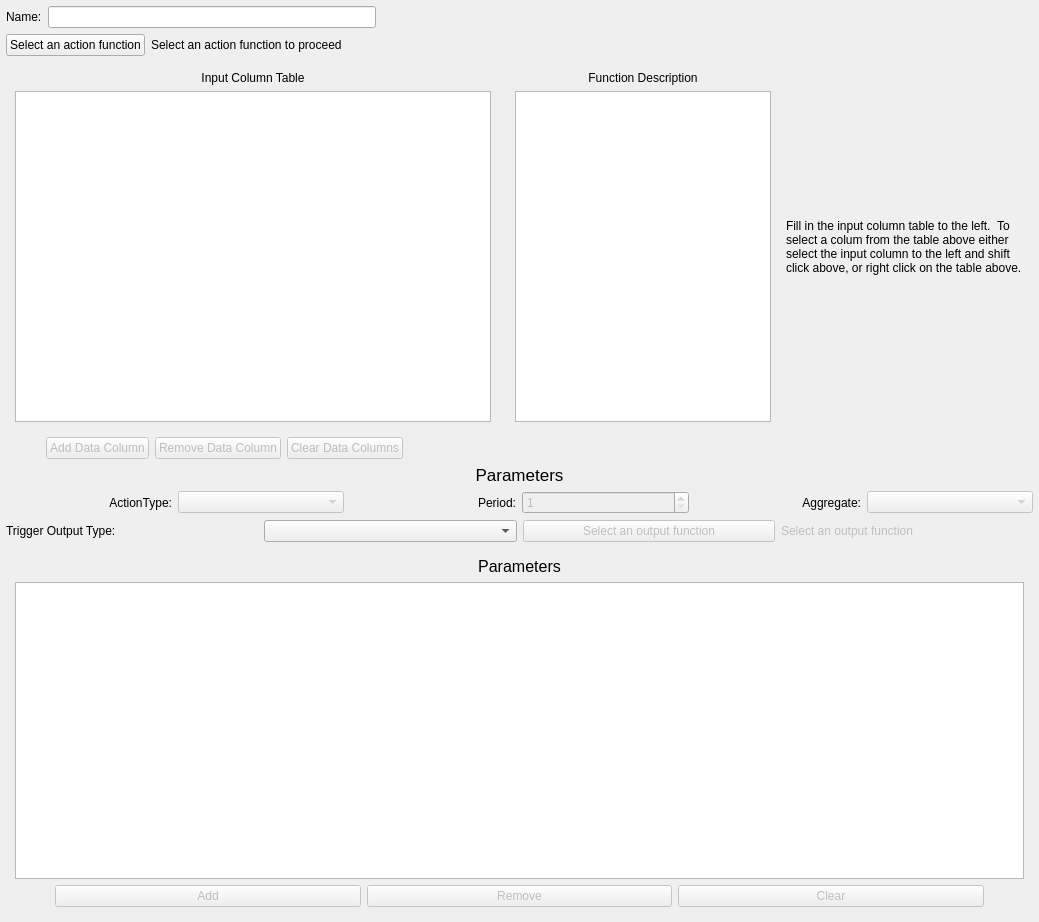
<?xml version="1.0" encoding="UTF-8"?>
<ui version="4.0">
 <class>ActionCreator</class>
 <widget class="QWidget" name="ActionCreator">
  <property name="geometry">
   <rect>
    <x>0</x>
    <y>0</y>
    <width>1039</width>
    <height>922</height>
   </rect>
  </property>
  <property name="sizePolicy">
   <sizepolicy hsizetype="Preferred" vsizetype="Preferred">
    <horstretch>0</horstretch>
    <verstretch>1</verstretch>
   </sizepolicy>
  </property>
  <property name="windowTitle">
   <string>actionCreator</string>
  </property>
  <layout class="QVBoxLayout" name="verticalLayout">
   <property name="leftMargin">
    <number>6</number>
   </property>
   <property name="topMargin">
    <number>6</number>
   </property>
   <property name="rightMargin">
    <number>6</number>
   </property>
   <property name="bottomMargin">
    <number>6</number>
   </property>
   <item>
    <widget class="QWidget" name="actionNameWidget" native="true">
     <property name="sizePolicy">
      <sizepolicy hsizetype="Preferred" vsizetype="Preferred">
       <horstretch>0</horstretch>
       <verstretch>0</verstretch>
      </sizepolicy>
     </property>
     <layout class="QHBoxLayout" name="horizontalLayout">
      <property name="leftMargin">
       <number>0</number>
      </property>
      <property name="topMargin">
       <number>0</number>
      </property>
      <property name="rightMargin">
       <number>0</number>
      </property>
      <property name="bottomMargin">
       <number>0</number>
      </property>
      <item>
       <widget class="QLabel" name="actionNameLabel">
        <property name="text">
         <string>Name:</string>
        </property>
       </widget>
      </item>
      <item>
       <widget class="QLineEdit" name="actionNameLineEdit"/>
      </item>
      <item>
       <spacer name="horizontalSpacer_4">
        <property name="orientation">
         <enum>Qt::Horizontal</enum>
        </property>
        <property name="sizeHint" stdset="0">
         <size>
          <width>40</width>
          <height>20</height>
         </size>
        </property>
       </spacer>
      </item>
      <item>
       <spacer name="actionNameSpacer">
        <property name="orientation">
         <enum>Qt::Horizontal</enum>
        </property>
        <property name="sizeType">
         <enum>QSizePolicy::Expanding</enum>
        </property>
        <property name="sizeHint" stdset="0">
         <size>
          <width>40</width>
          <height>20</height>
         </size>
        </property>
       </spacer>
      </item>
     </layout>
    </widget>
   </item>
   <item>
    <widget class="QWidget" name="selectActionWidget" native="true">
     <layout class="QHBoxLayout" name="horizontalLayout_2">
      <property name="leftMargin">
       <number>0</number>
      </property>
      <property name="topMargin">
       <number>0</number>
      </property>
      <property name="rightMargin">
       <number>0</number>
      </property>
      <property name="bottomMargin">
       <number>0</number>
      </property>
      <item>
       <widget class="QPushButton" name="selectFuncButton">
        <property name="text">
         <string>Select an action function</string>
        </property>
       </widget>
      </item>
      <item>
       <widget class="QLabel" name="actionFuncLabel">
        <property name="text">
         <string>Select an action function to proceed</string>
        </property>
       </widget>
      </item>
      <item>
       <spacer name="horizontalSpacer">
        <property name="orientation">
         <enum>Qt::Horizontal</enum>
        </property>
        <property name="sizeHint" stdset="0">
         <size>
          <width>40</width>
          <height>20</height>
         </size>
        </property>
       </spacer>
      </item>
     </layout>
    </widget>
   </item>
   <item>
    <widget class="QWidget" name="inputColumnWidget" native="true">
     <property name="sizePolicy">
      <sizepolicy hsizetype="MinimumExpanding" vsizetype="MinimumExpanding">
       <horstretch>0</horstretch>
       <verstretch>0</verstretch>
      </sizepolicy>
     </property>
     <layout class="QHBoxLayout" name="horizontalLayout_3">
      <property name="leftMargin">
       <number>0</number>
      </property>
      <property name="topMargin">
       <number>0</number>
      </property>
      <property name="rightMargin">
       <number>0</number>
      </property>
      <property name="bottomMargin">
       <number>0</number>
      </property>
      <item>
       <widget class="QWidget" name="widget_2" native="true">
        <property name="sizePolicy">
         <sizepolicy hsizetype="Expanding" vsizetype="Expanding">
          <horstretch>2</horstretch>
          <verstretch>0</verstretch>
         </sizepolicy>
        </property>
        <layout class="QVBoxLayout" name="verticalLayout_2">
         <item>
          <widget class="QLabel" name="label_3">
           <property name="text">
            <string>Input Column Table</string>
           </property>
           <property name="alignment">
            <set>Qt::AlignCenter</set>
           </property>
          </widget>
         </item>
         <item>
          <widget class="QTableView" name="dataSetView">
           <property name="toolTip">
            <string/>
           </property>
           <property name="toolTipDuration">
            <number>-1</number>
           </property>
           <property name="dragEnabled">
            <bool>true</bool>
           </property>
           <property name="dragDropMode">
            <enum>QAbstractItemView::DragDrop</enum>
           </property>
           <property name="defaultDropAction">
            <enum>Qt::MoveAction</enum>
           </property>
           <property name="selectionMode">
            <enum>QAbstractItemView::SingleSelection</enum>
           </property>
           <property name="selectionBehavior">
            <enum>QAbstractItemView::SelectItems</enum>
           </property>
           <attribute name="horizontalHeaderVisible">
            <bool>false</bool>
           </attribute>
           <attribute name="verticalHeaderCascadingSectionResizes">
            <bool>false</bool>
           </attribute>
          </widget>
         </item>
        </layout>
       </widget>
      </item>
      <item>
       <widget class="QWidget" name="widget_4" native="true">
        <layout class="QVBoxLayout" name="verticalLayout_5">
         <item>
          <widget class="QLabel" name="label_9">
           <property name="text">
            <string>Function Description</string>
           </property>
           <property name="alignment">
            <set>Qt::AlignCenter</set>
           </property>
          </widget>
         </item>
         <item>
          <widget class="QTextEdit" name="functionDescription">
           <property name="textInteractionFlags">
            <set>Qt::NoTextInteraction</set>
           </property>
          </widget>
         </item>
        </layout>
       </widget>
      </item>
      <item>
       <widget class="QLabel" name="label_2">
        <property name="sizePolicy">
         <sizepolicy hsizetype="Preferred" vsizetype="Preferred">
          <horstretch>1</horstretch>
          <verstretch>0</verstretch>
         </sizepolicy>
        </property>
        <property name="text">
         <string>Fill in the input column table to the left.  To select a colum from the table above either select the input column to the left and shift click above, or right click on the table above. </string>
        </property>
        <property name="scaledContents">
         <bool>false</bool>
        </property>
        <property name="wordWrap">
         <bool>true</bool>
        </property>
       </widget>
      </item>
     </layout>
    </widget>
   </item>
   <item>
    <widget class="QWidget" name="widget_7" native="true">
     <layout class="QHBoxLayout" name="horizontalLayout_4">
      <property name="leftMargin">
       <number>0</number>
      </property>
      <property name="topMargin">
       <number>0</number>
      </property>
      <property name="rightMargin">
       <number>0</number>
      </property>
      <property name="bottomMargin">
       <number>0</number>
      </property>
      <item>
       <spacer name="horizontalSpacer_6">
        <property name="orientation">
         <enum>Qt::Horizontal</enum>
        </property>
        <property name="sizeType">
         <enum>QSizePolicy::Minimum</enum>
        </property>
        <property name="sizeHint" stdset="0">
         <size>
          <width>40</width>
          <height>20</height>
         </size>
        </property>
       </spacer>
      </item>
      <item>
       <widget class="QPushButton" name="addColButton">
        <property name="enabled">
         <bool>false</bool>
        </property>
        <property name="sizePolicy">
         <sizepolicy hsizetype="Fixed" vsizetype="Fixed">
          <horstretch>0</horstretch>
          <verstretch>0</verstretch>
         </sizepolicy>
        </property>
        <property name="text">
         <string>Add Data Column</string>
        </property>
       </widget>
      </item>
      <item>
       <widget class="QPushButton" name="removeColButton">
        <property name="enabled">
         <bool>false</bool>
        </property>
        <property name="text">
         <string>Remove Data Column</string>
        </property>
       </widget>
      </item>
      <item>
       <widget class="QPushButton" name="clearColButton">
        <property name="enabled">
         <bool>false</bool>
        </property>
        <property name="sizePolicy">
         <sizepolicy hsizetype="Fixed" vsizetype="Fixed">
          <horstretch>0</horstretch>
          <verstretch>0</verstretch>
         </sizepolicy>
        </property>
        <property name="text">
         <string>Clear Data Columns</string>
        </property>
       </widget>
      </item>
      <item>
       <spacer name="horizontalSpacer_5">
        <property name="orientation">
         <enum>Qt::Horizontal</enum>
        </property>
        <property name="sizeHint" stdset="0">
         <size>
          <width>40</width>
          <height>20</height>
         </size>
        </property>
       </spacer>
      </item>
     </layout>
    </widget>
   </item>
   <item>
    <widget class="QLabel" name="label_4">
     <property name="font">
      <font>
       <pointsize>13</pointsize>
       <weight>50</weight>
       <bold>false</bold>
      </font>
     </property>
     <property name="text">
      <string>Parameters</string>
     </property>
     <property name="alignment">
      <set>Qt::AlignCenter</set>
     </property>
    </widget>
   </item>
   <item>
    <widget class="QWidget" name="actionTypeWidget" native="true">
     <layout class="QHBoxLayout" name="horizontalLayout_5">
      <property name="leftMargin">
       <number>0</number>
      </property>
      <property name="topMargin">
       <number>0</number>
      </property>
      <property name="rightMargin">
       <number>0</number>
      </property>
      <property name="bottomMargin">
       <number>0</number>
      </property>
      <item>
       <widget class="QLabel" name="actionTypeLabel">
        <property name="toolTip">
         <string/>
        </property>
        <property name="text">
         <string>ActionType:</string>
        </property>
        <property name="alignment">
         <set>Qt::AlignRight|Qt::AlignTrailing|Qt::AlignVCenter</set>
        </property>
       </widget>
      </item>
      <item>
       <widget class="EnumComboBox" name="actionTypeComboBox">
        <property name="enabled">
         <bool>false</bool>
        </property>
        <property name="currentText">
         <string/>
        </property>
        <property name="currentIndex">
         <number>-1</number>
        </property>
        <property name="placeholderText">
         <string/>
        </property>
       </widget>
      </item>
      <item>
       <widget class="QLabel" name="label_6">
        <property name="text">
         <string>Period:</string>
        </property>
        <property name="alignment">
         <set>Qt::AlignRight|Qt::AlignTrailing|Qt::AlignVCenter</set>
        </property>
       </widget>
      </item>
      <item>
       <widget class="QSpinBox" name="periodSpinBox">
        <property name="enabled">
         <bool>false</bool>
        </property>
        <property name="wrapping">
         <bool>false</bool>
        </property>
        <property name="minimum">
         <number>1</number>
        </property>
        <property name="maximum">
         <number>999999999</number>
        </property>
       </widget>
      </item>
      <item>
       <widget class="QLabel" name="label_7">
        <property name="text">
         <string>Aggregate:</string>
        </property>
        <property name="alignment">
         <set>Qt::AlignRight|Qt::AlignTrailing|Qt::AlignVCenter</set>
        </property>
       </widget>
      </item>
      <item>
       <widget class="EnumComboBox" name="aggregateComboBox">
        <property name="enabled">
         <bool>false</bool>
        </property>
        <property name="currentIndex">
         <number>-1</number>
        </property>
       </widget>
      </item>
     </layout>
    </widget>
   </item>
   <item>
    <widget class="QWidget" name="triggerTypeWidget" native="true">
     <layout class="QHBoxLayout" name="horizontalLayout_8">
      <property name="leftMargin">
       <number>0</number>
      </property>
      <property name="topMargin">
       <number>0</number>
      </property>
      <property name="rightMargin">
       <number>0</number>
      </property>
      <property name="bottomMargin">
       <number>0</number>
      </property>
      <item>
       <widget class="QLabel" name="label">
        <property name="text">
         <string>Trigger Output Type:</string>
        </property>
       </widget>
      </item>
      <item>
       <widget class="EnumComboBox" name="triggerTypeComboBox"/>
      </item>
      <item>
       <widget class="QPushButton" name="selectOutputFuncButton">
        <property name="enabled">
         <bool>false</bool>
        </property>
        <property name="text">
         <string>Select an output function</string>
        </property>
       </widget>
      </item>
      <item>
       <widget class="QLabel" name="outputFuncLabel">
        <property name="enabled">
         <bool>false</bool>
        </property>
        <property name="text">
         <string>Select an output function</string>
        </property>
       </widget>
      </item>
     </layout>
    </widget>
   </item>
   <item>
    <widget class="QWidget" name="parameterWidget" native="true">
     <property name="sizePolicy">
      <sizepolicy hsizetype="MinimumExpanding" vsizetype="MinimumExpanding">
       <horstretch>0</horstretch>
       <verstretch>0</verstretch>
      </sizepolicy>
     </property>
     <layout class="QHBoxLayout" name="horizontalLayout_6">
      <property name="leftMargin">
       <number>0</number>
      </property>
      <property name="topMargin">
       <number>0</number>
      </property>
      <property name="rightMargin">
       <number>0</number>
      </property>
      <property name="bottomMargin">
       <number>0</number>
      </property>
      <item>
       <widget class="QWidget" name="widget_5" native="true">
        <layout class="QVBoxLayout" name="verticalLayout_3">
         <item>
          <widget class="QLabel" name="label_8">
           <property name="font">
            <font>
             <pointsize>12</pointsize>
            </font>
           </property>
           <property name="text">
            <string>Parameters</string>
           </property>
           <property name="alignment">
            <set>Qt::AlignBottom|Qt::AlignHCenter</set>
           </property>
          </widget>
         </item>
         <item>
          <widget class="EditableTableView" name="parameterView">
           <property name="toolTip">
            <string/>
           </property>
           <property name="toolTipDuration">
            <number>5</number>
           </property>
           <property name="selectionMode">
            <enum>QAbstractItemView::SingleSelection</enum>
           </property>
           <attribute name="horizontalHeaderMinimumSectionSize">
            <number>30</number>
           </attribute>
           <attribute name="verticalHeaderMinimumSectionSize">
            <number>30</number>
           </attribute>
          </widget>
         </item>
         <item>
          <widget class="QWidget" name="widget_3" native="true">
           <layout class="QHBoxLayout" name="horizontalLayout_7">
            <property name="leftMargin">
             <number>0</number>
            </property>
            <property name="topMargin">
             <number>0</number>
            </property>
            <property name="rightMargin">
             <number>0</number>
            </property>
            <property name="bottomMargin">
             <number>0</number>
            </property>
            <item>
             <spacer name="horizontalSpacer_2">
              <property name="orientation">
               <enum>Qt::Horizontal</enum>
              </property>
              <property name="sizeType">
               <enum>QSizePolicy::Minimum</enum>
              </property>
              <property name="sizeHint" stdset="0">
               <size>
                <width>40</width>
                <height>20</height>
               </size>
              </property>
             </spacer>
            </item>
            <item>
             <widget class="QPushButton" name="addParameterButton">
              <property name="enabled">
               <bool>false</bool>
              </property>
              <property name="text">
               <string>Add</string>
              </property>
             </widget>
            </item>
            <item>
             <widget class="QPushButton" name="removeParameterButton">
              <property name="enabled">
               <bool>false</bool>
              </property>
              <property name="text">
               <string>Remove</string>
              </property>
             </widget>
            </item>
            <item>
             <widget class="QPushButton" name="clearParameterButton">
              <property name="enabled">
               <bool>false</bool>
              </property>
              <property name="text">
               <string>Clear</string>
              </property>
             </widget>
            </item>
            <item>
             <spacer name="horizontalSpacer_3">
              <property name="orientation">
               <enum>Qt::Horizontal</enum>
              </property>
              <property name="sizeType">
               <enum>QSizePolicy::Minimum</enum>
              </property>
              <property name="sizeHint" stdset="0">
               <size>
                <width>40</width>
                <height>20</height>
               </size>
              </property>
             </spacer>
            </item>
           </layout>
          </widget>
         </item>
        </layout>
       </widget>
      </item>
     </layout>
    </widget>
   </item>
  </layout>
 </widget>
 <customwidgets>
  <customwidget>
   <class>EnumComboBox</class>
   <extends>QComboBox</extends>
   <header>..enumComboBox</header>
  </customwidget>
  <customwidget>
   <class>EditableTableView</class>
   <extends>QTableView</extends>
   <header>..editableTable</header>
  </customwidget>
 </customwidgets>
 <resources/>
 <connections/>
</ui>
